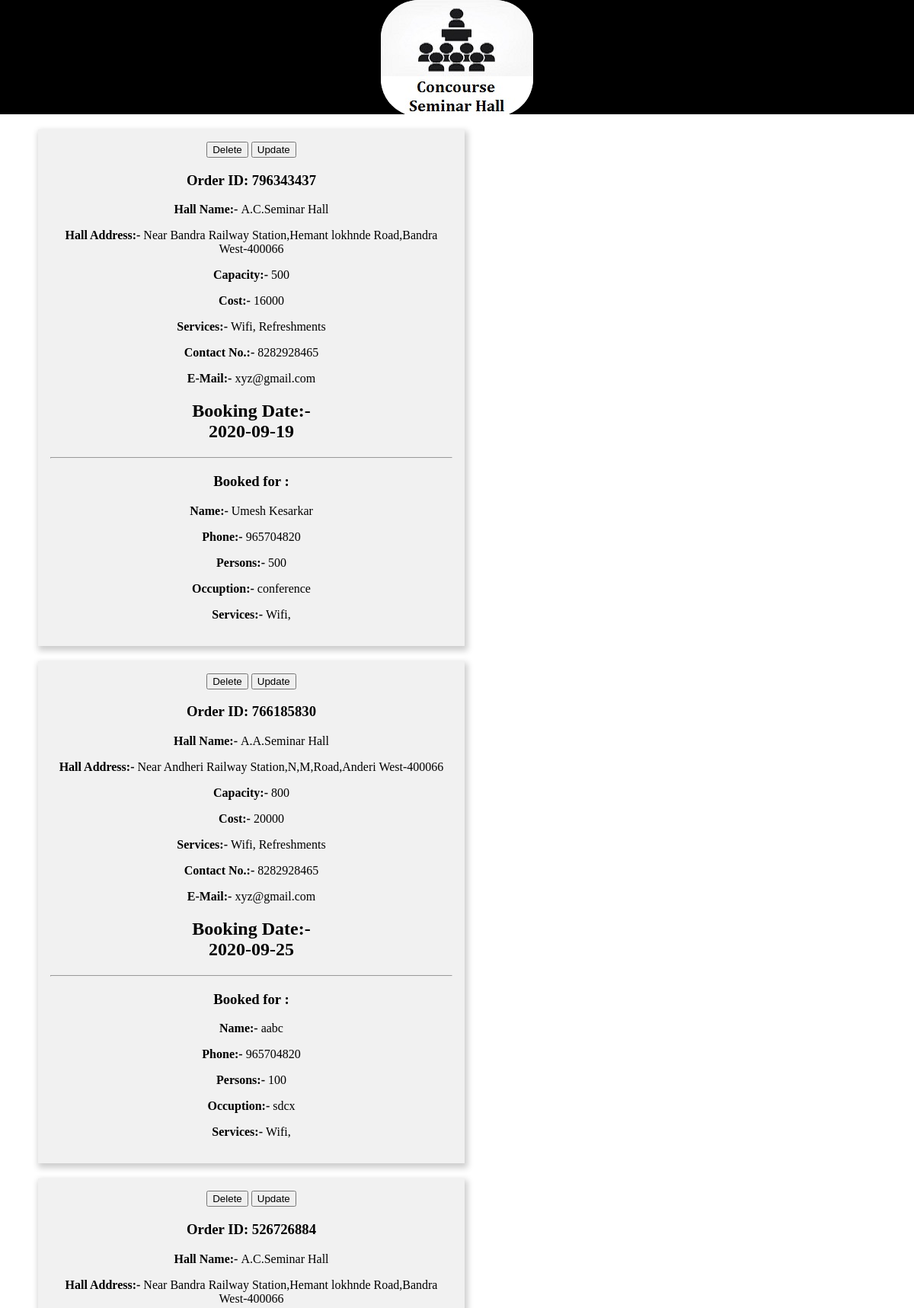
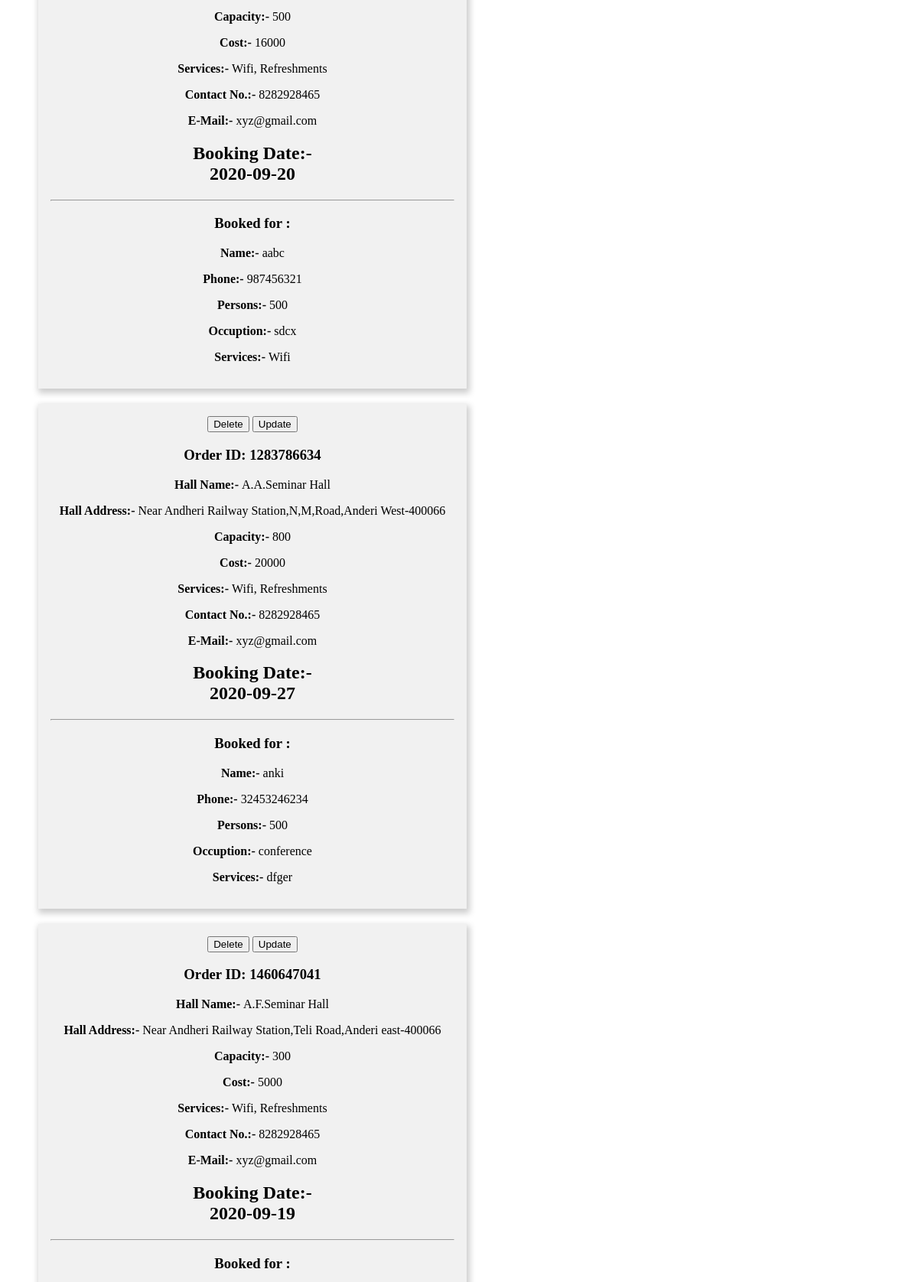
The app's page /admin.php (upper part) with its own data (2 pictures, top to bottom).
### tables this page shows
CREATE TABLE `hallbooking` (
  `id` int(7) NOT NULL,
  `user` text NOT NULL,
  `name` text NOT NULL,
  `location` text NOT NULL,
  `price` text NOT NULL,
  `phone` text NOT NULL,
  `email` text NOT NULL,
  `capacity` text NOT NULL,
  `services` text NOT NULL,
  `booking_date` text NOT NULL,
  `persons` text NOT NULL,
  `book_name` text NOT NULL,
  `contact` text NOT NULL,
  `occuption` text NOT NULL,
  `book_services` text NOT NULL,
  `un_id` int(7) NOT NULL,
  `time_t` timestamp NOT NULL DEFAULT current_timestamp()
);

### admin.php (the view, shortened to what this page needs)
<!DOCTYPE html>
<html>
<head>
</head>
<body>
	<div id="header">
		<center><img src="logof.jpg" alt="adminlogo" id="adminlogo">
		</center>
	</div>
<div class='container'>
  <?php
include('db.php');
$q="select * from `hallbooking`";
$res=mysqli_query($con,$q);
while($r1=mysqli_fetch_assoc($res)){
  $id=$r1['id'];
  ?>
<div class="row" style="margin-bottom: 20px;">
  <div class="column">
    <div class="card">
      <button onclick="del('<?php echo $id;?>')">Delete</button>
      <button onclick="window.location.href='update.php?id='+<?php echo $r1['id'];?>">Update</button>
      <h3>Order ID: <?php echo $r1['id'];?></h3>
      <p><b>Hall Name:- </b><?php echo $r1['name'];?></p>
    <p><b>Hall Address:- </b> <?php echo $r1['location'];?></p>
      <p><b>Capacity:- </b> <?php echo $r1['capacity'];?></p>
      <p><b>Cost:- </b> <?php echo $r1['price'];?></p>
      <p><b>Services:- </b> <?php echo $r1['services'];?></p>
      <p><b>Contact No.:- </b> <?php echo $r1['phone'];?></p>
      <p><b>E-Mail:- </b> <?php echo $r1['email'];?></p>
    <h2>Booking Date:- <br><?php echo $r1['booking_date'];?></h2>
    <hr/>
    <h3>Booked for :</h3>
    <p><b>Name:- </b><?php echo $r1['book_name'];?></p>
    <p><b>Phone:- </b><?php echo $r1['contact'];?></p>
    <p><b>Persons:- </b><?php echo $r1['persons'];?></p>
    <p><b>Occuption:- </b><?php echo $r1['occuption'];?></p>
    <p><b>Services:- </b><?php echo $r1['book_services'];?></p>
    </div>
  </div>
</div>
<?php } ?>
</div>
</body>
</html>
<head></head>

### admin.php (style rules this page uses)
body { margin: 0px; border: 0px; }
#header { width: 100%; height: 150px; background: black; color: white; }
#adminlogo { background: white; border-radius: 50px; }
.container { margin: 20px; }
.column { float: left; width: 50%; padding: 0 10px; }
.row { margin: 20px; }
.row:after { content: ""; display: table; clear: both; }
.card { box-shadow: 2px 4px 8px 2px rgba(0, 0, 0, 0.2); padding: 16px; text-align: center; background-color: #f1f1f1; }

### records on screen
hallbooking: id "796343437", name "A.C.Seminar Hall", location "Near Bandra Railway Station,Hemant lokhnde Road,Bandra West-400066", capacity "500", price "16000", services "Wifi, Refreshments", phone "8282928465", email "xyz@gmail.com", booking_date "2020-09-19", book_name "Umesh Kesarkar", contact "965704820", persons "500", occuption "conference", book_services "Wifi,"
hallbooking: id "766185830", name "A.A.Seminar Hall", location "Near Andheri Railway Station,N,M,Road,Anderi West-400066", capacity "800", price "20000", services "Wifi, Refreshments", phone "8282928465", email "xyz@gmail.com", booking_date "2020-09-25", book_name "aabc", contact "965704820", persons "100", occuption "sdcx", book_services "Wifi,"
hallbooking: id "526726884", name "A.C.Seminar Hall", location "Near Bandra Railway Station,Hemant lokhnde Road,Bandra West-400066", capacity "500", price "16000", services "Wifi, Refreshments", phone "8282928465", email "xyz@gmail.com", booking_date "2020-09-20", book_name "aabc", contact "987456321", persons "500", occuption "sdcx", book_services "Wifi"
hallbooking: id "1283786634", name "A.A.Seminar Hall", location "Near Andheri Railway Station,N,M,Road,Anderi West-400066", capacity "800", price "20000", services "Wifi, Refreshments", phone "8282928465", email "xyz@gmail.com", booking_date "2020-09-27", book_name "anki", contact "32453246234", persons "500", occuption "conference", book_services "dfger"
hallbooking: id "1460647041", name "A.F.Seminar Hall", location "Near Andheri Railway Station,Teli Road,Anderi east-400066", capacity "300", price "5000", services "Wifi, Refreshments", phone "8282928465", email "xyz@gmail.com", booking_date "2020-09-19"
